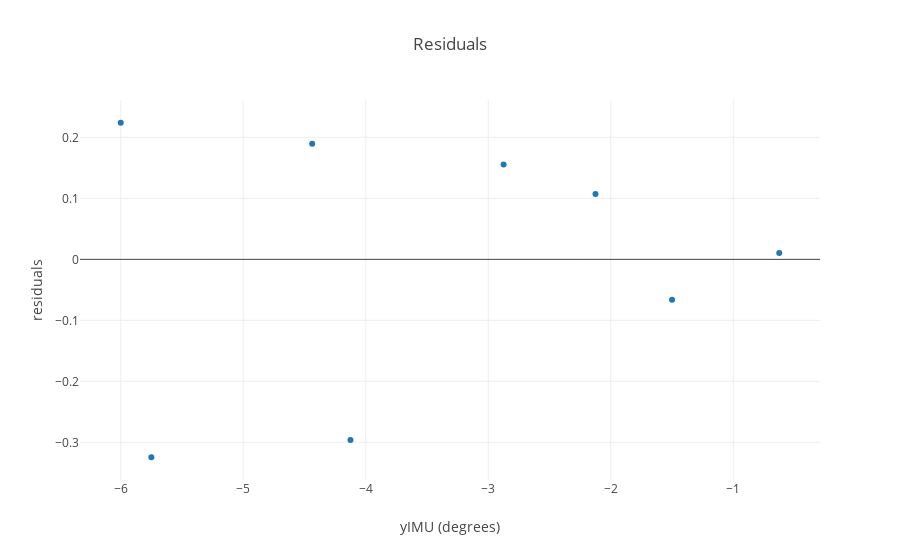

The notebook cell this image was saved under:
### Code cell
resid = yIMU - yPred
layout = go.Layout(
    title='Force vs Degrees of Deflection',
    yaxis=dict(title='degrees'),
    xaxis=dict(title='Force (in grams)'),
    legend=dict(x=.1, y=-.5) )
traceResid = go.Scatter( x = yIMU, y = resid, mode = 'markers',
    name = 'resid' )
data = [traceResid]
layout = go.Layout(
    title='Residuals',
    yaxis=dict(title='residuals'),
    xaxis=dict(title='yIMU (degrees)'),
    legend=dict(x=.1, y=-.5) )

fig = go.Figure(data=data, layout=layout)
po.iplot(fig)

### Figure 1 — Plotly figure (JSON) as saved in the notebook; plotly's stock layout.template omitted (floating-point values rounded to 4 significant figures)
{"data": [{"mode": "markers", "name": "resid", "type": "scatter", "x": [-0.625, -1.5, -2.125, -2.875, -4.125, -4.438, -5.75, -6], "y": [0.01042, -0.06622, 0.1071, 0.1555, -0.2961, 0.1897, -0.3244, 0.224]}], "layout": {"legend": {"x": 0.1, "y": -0.5}, "title": "Residuals", "xaxis": {"title": "yIMU (degrees)"}, "yaxis": {"title": "residuals"}}}
